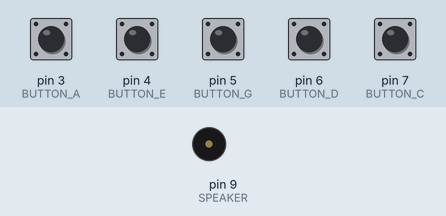
This sketch was run on a simulated Arduino Uno, built with avr-gcc and run on an emulated ATmega328P. Parts: buzzer (waves = sounding). The inputs (shaded band) are chosen by the test bench; at power-on: pin 3 (BUTTON_A), pin 4 (BUTTON_E), pin 5 (BUTTON_G), pin 6 (BUTTON_D), pin 7 (BUTTON_C) LOW.

Above: at 1.2 s.
1.3 s: pin 3 (BUTTON_A) pulled HIGH for 0.15 s
At 1.37 s:
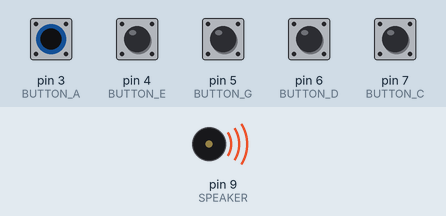
Timing chart, 0 to 4.3 s (numbered marks = the images above; inputs shaded):
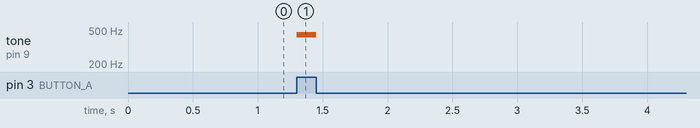

Measured:
- after the input at 1.3 s, tone on pin 9 (SPEAKER): silent → 440 Hz at once, → silent 0.15 s later

The sketch:

piano.ino
```cpp
#define NOTE_C  262 //Hz
#define NOTE_D  294 //Hz
#define NOTE_E  330 //Hz
#define NOTE_G  392 //Hz
#define NOTE_A  440 //Hz

const int SPEAKER = 9; // Speaker pin

// Button pins
const int BUTTON_C = 7;
const int BUTTON_D = 6;
const int BUTTON_G = 5;
const int BUTTON_E = 4;
const int BUTTON_A = 3;

void setup() {
    // No setup needed
}

void loop() {
    while (digitalRead(BUTTON_C))
        tone(SPEAKER, NOTE_C);
    while (digitalRead(BUTTON_D))
        tone(SPEAKER, NOTE_D);
    while (digitalRead(BUTTON_G))
        tone(SPEAKER, NOTE_G);
    while (digitalRead(BUTTON_E))
        tone(SPEAKER, NOTE_E);
    while (digitalRead(BUTTON_A))
        tone(SPEAKER, NOTE_A);

    // Stop playing if all buttons released
    noTone(SPEAKER);
}
```
